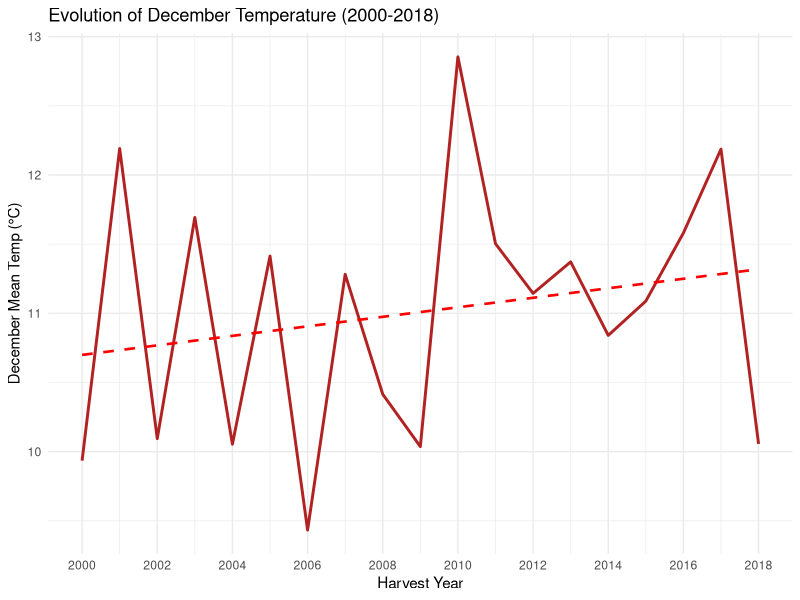

The R script that drew this image:
library(dplyr)
library(ggplot2)

df <- read.csv("model_table.csv")

temp_lm <- lm(temp_dec_c ~ harvest_year, data = df)
print(summary(temp_lm))

df <- df %>%
  mutate(decade_regime = ifelse(harvest_year <= 2009, "2000-2009", "2010-2018"))

welch_test <- t.test(temp_dec_c ~ decade_regime, data = df, var.equal = FALSE)
print(welch_test)

yearly_temp <- df %>%
  group_by(harvest_year) %>%
  summarise(
    mean_t = mean(temp_dec_c, na.rm = TRUE),
    sd_t = sd(temp_dec_c, na.rm = TRUE)
  )

ggplot(yearly_temp, aes(x = harvest_year, y = mean_t)) + geom_line(color = "firebrick", linewidth = 1) +
  geom_smooth(method = "lm", se = FALSE, color = "red", linetype = "dashed", linewidth = 0.9) +
  scale_x_continuous(breaks = seq(2000, 2018, by = 2)) +
  theme_minimal() +
  labs(
    title = "Evolution of December Temperature (2000-2018)",
    x = "Harvest Year",
    y = "December Mean Temp (°C)"
  )
